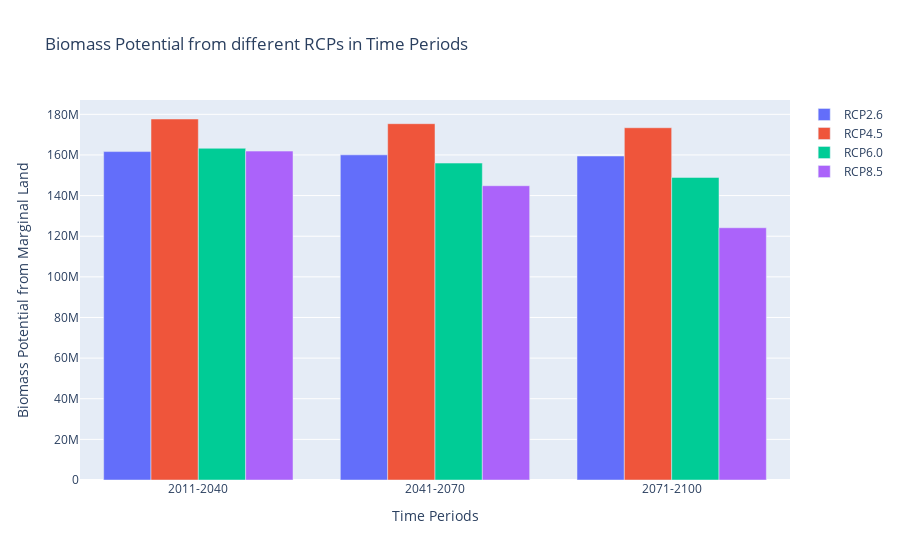

The notebook cell saved with this chart:
### Code cell
fig_marg_nig

### Figure 1 — Plotly figure (JSON) as saved in the notebook; plotly's stock layout.template omitted (floating-point values rounded to 4 significant figures)
{"data": [{"name": "RCP2.6", "type": "bar", "x": ["2011-2040", "2041-2070", "2071-2100"], "y": [161700000.0, 160100000.0, 159500000.0]}, {"name": "RCP4.5", "type": "bar", "x": ["2011-2040", "2041-2070", "2071-2100"], "y": [177700000.0, 175400000.0, 173400000.0]}, {"name": "RCP6.0", "type": "bar", "x": ["2011-2040", "2041-2070", "2071-2100"], "y": [163300000.0, 156000000.0, 148900000.0]}, {"name": "RCP8.5", "type": "bar", "x": ["2011-2040", "2041-2070", "2071-2100"], "y": [161900000.0, 144900000.0, 124200000.0]}], "layout": {"barmode": "group", "title": {"text": "Biomass Potential from different RCPs in Time Periods"}, "xaxis": {"title": {"text": "Time Periods"}}, "yaxis": {"title": {"text": "Biomass Potential from Marginal Land"}}}}
